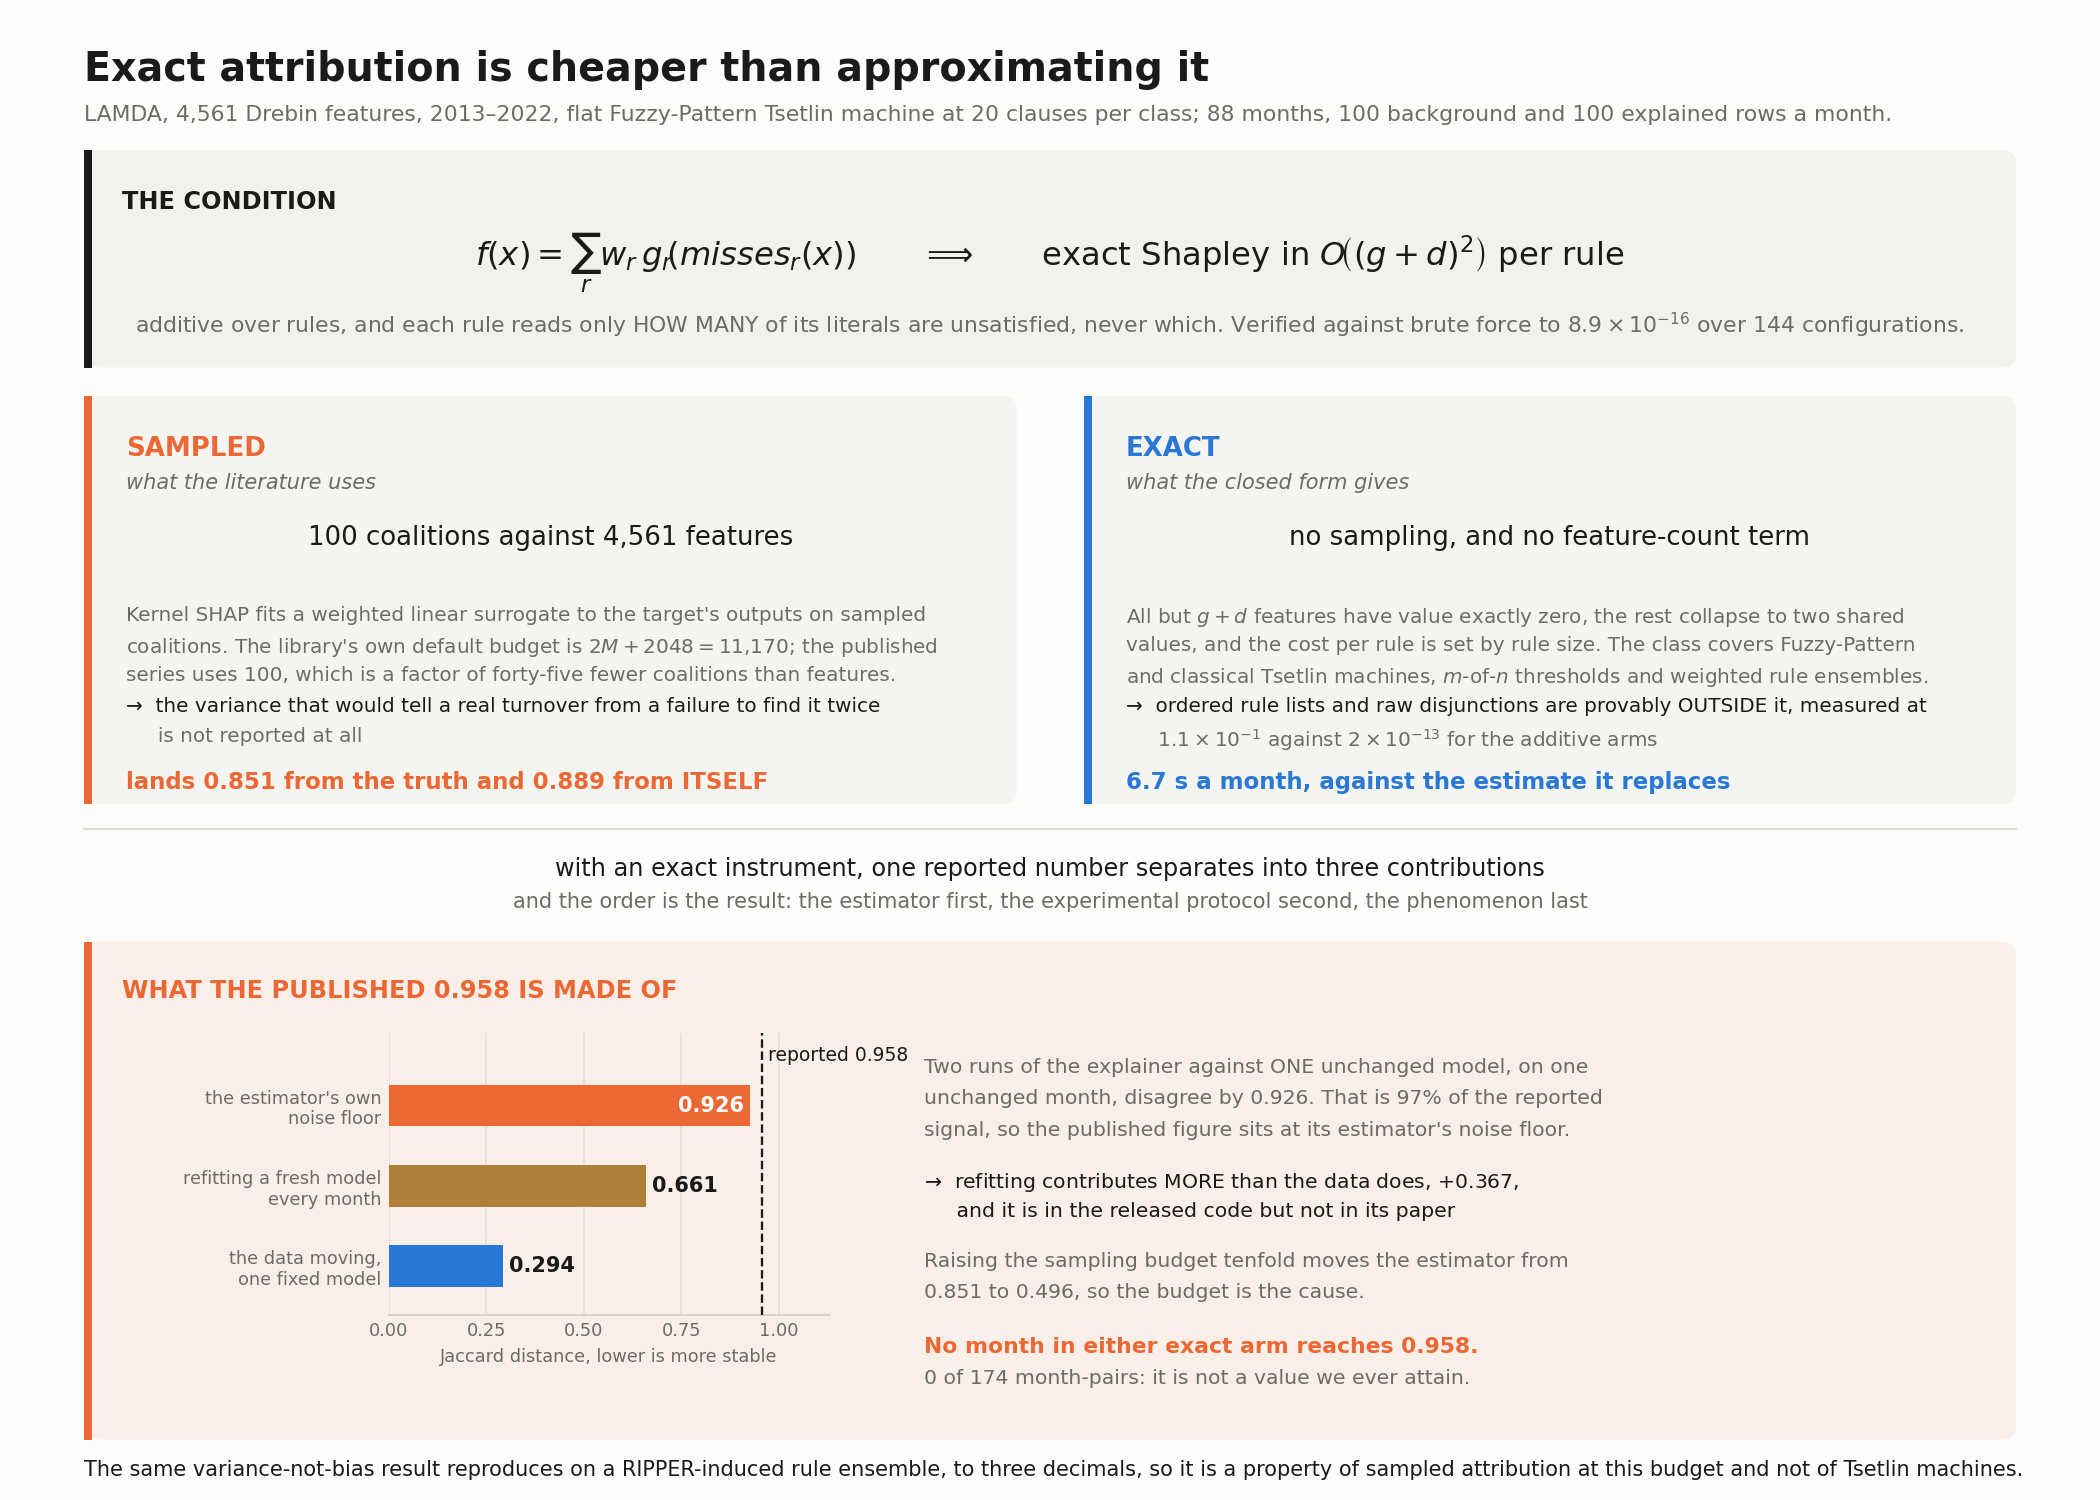

Here is the Python script that generated this plot:
"""What the project found, in one panel: exact attribution, and what it does to a published number.

WHY THIS FIGURE EXISTS. The repository's headline is a conditional that is hard to take in from prose:
IF a rule ensemble is additive and its rules read only how many literals are unsatisfied, THEN exact
Shapley values have a closed form, and at realistic width that closed form is cheaper than the sampled
estimate it replaces. The figure states the condition once, puts the two routes side by side so the cost
comparison is visible rather than asserted, and then shows what the exact instrument does to the number
the project set out to check.

The lower band is the result. A single reported figure of 0.958 separates into three contributions, and
their ORDER is the finding: the estimator's own variance dominates, monthly refitting comes next, and the
data the figure is usually read as measuring comes last at roughly a third of it.

ENCODING. One colour per route, blue for exact and orange for sampled, used consistently in both the
panels and the chart. The bars are annotated directly, so no legend is needed, and the reported value is
a dashed reference line because every bar is to be read against it.

  python docs/figures/project-overview.py

Output: docs/figures/project-overview.png
"""
from pathlib import Path

import matplotlib
matplotlib.use("Agg")
import matplotlib.pyplot as plt
import numpy as np
from matplotlib.patches import FancyBboxPatch

HERE = Path(__file__).resolve().parent
OUT = HERE / "project-overview.png"

FIGW, FIGH = 14.0, 10.0
BLUE, ORANGE = "#2a78d6", "#eb6834"
SURFACE, PANEL, INK, MUTED = "#fcfcfb", "#f4f4f1", "#1a1a19", "#6b6b68"

L, R, W, FW = 0.040, 0.516, 0.444, 0.920


def pts(n):
    return n / 72.0 / FIGH


def panel(ax, x, y, w, h, accent, fill=PANEL):
    ax.add_patch(FancyBboxPatch((x, y), w, h, boxstyle="round,pad=0,rounding_size=0.008",
                                linewidth=0, facecolor=fill, zorder=0))
    ax.add_patch(FancyBboxPatch((x, y), 0.0038, h, boxstyle="square,pad=0",
                                linewidth=0, facecolor=accent, zorder=1))


def main():
    fig = plt.figure(figsize=(FIGW, FIGH), facecolor=SURFACE)
    ax = fig.add_axes([0, 0, 1, 1])
    ax.set_axis_off()
    ax.set_xlim(0, 1)
    ax.set_ylim(0, 1)

    ax.text(L, 0.967, "Exact attribution is cheaper than approximating it",
            fontsize=19, color=INK, va="top", weight="semibold")
    ax.text(L, 0.930,
            "LAMDA, 4,561 Drebin features, 2013–2022, flat Fuzzy-Pattern Tsetlin machine at 20 "
            "clauses per class; 88 months, 100 background and 100 explained rows a month.",
            fontsize=10.5, color=MUTED, va="top")

    # ---- band A: the condition ------------------------------------------ #
    aT, aH = 0.900, 0.145
    panel(ax, L, aT - aH, FW, aH, INK, fill="#f1f1ee")
    ax.text(L + 0.018, aT - pts(19), "THE CONDITION", fontsize=11.5, color=INK, va="top",
            weight="semibold")
    ax.text(0.5, aT - pts(54),
            r"$f(x) = \sum_r w_r\, g_r\!\left(\mathit{misses}_r(x)\right)$"
            r"$\qquad\Longrightarrow\qquad$"
            r"exact Shapley in $O\!\left((g+d)^2\right)$ per rule",
            fontsize=15.5, color=INK, ha="center", va="center")
    ax.text(0.5, aT - aH + pts(20),
            "additive over rules, and each rule reads only HOW MANY of its literals are unsatisfied, "
            "never which. Verified against brute force to $8.9\\times10^{-16}$ over 144 configurations.",
            fontsize=10.5, color=MUTED, ha="center", va="center")

    # ---- band B: the two routes ----------------------------------------- #
    bT, bH = aT - aH - 0.019, 0.272
    panel(ax, L, bT - bH, W, bH, ORANGE)
    panel(ax, R, bT - bH, W, bH, BLUE)

    for x, accent, head, sub, eq, body, foot in (
        (L, ORANGE, "SAMPLED", "what the literature uses",
         "100 coalitions against 4,561 features",
         ["Kernel SHAP fits a weighted linear surrogate to the target's outputs on sampled",
          "coalitions. The library's own default budget is $2M+2048 = 11{,}170$; the published",
          "series uses 100, which is a factor of forty-five fewer coalitions than features.",
          "→  the variance that would tell a real turnover from a failure to find it twice",
          "     is not reported at all"],
         "lands 0.851 from the truth and 0.889 from ITSELF"),
        (R, BLUE, "EXACT", "what the closed form gives",
         "no sampling, and no feature-count term",
         ["All but $g+d$ features have value exactly zero, the rest collapse to two shared",
          "values, and the cost per rule is set by rule size. The class covers Fuzzy-Pattern",
          "and classical Tsetlin machines, $m$-of-$n$ thresholds and weighted rule ensembles.",
          "→  ordered rule lists and raw disjunctions are provably OUTSIDE it, measured at",
          "     $1.1\\times10^{-1}$ against $2\\times10^{-13}$ for the additive arms"],
         "6.7 s a month, against the estimate it replaces"),
    ):
        ax.text(x + 0.020, bT - pts(19), head, fontsize=12.5, color=accent, va="top",
                weight="semibold")
        ax.text(x + 0.020, bT - pts(37), sub, fontsize=10, color=MUTED, va="top", style="italic")
        ax.text(x + W / 2, bT - pts(68), eq, fontsize=12.5, color=INK, ha="center", va="center")
        yy = bT - pts(86)
        for line in body:
            yy -= pts(14.6)
            ax.text(x + 0.020, yy, line, fontsize=9.6,
                    color=INK if line.startswith("→") else MUTED, va="top")
        ax.text(x + 0.020, bT - bH + pts(16), foot, fontsize=11, color=accent, va="top",
                weight="semibold")

    # ---- the hinge ------------------------------------------------------ #
    hY = bT - bH - pts(26)
    ax.plot([L, L + FW], [hY + pts(14), hY + pts(14)], color="#dededa", lw=1, zorder=1)
    ax.text(0.5, hY - pts(5),
            "with an exact instrument, one reported number separates into three contributions",
            fontsize=11.5, color=INK, ha="center", va="center")
    ax.text(0.5, hY - pts(21),
            "and the order is the result: the estimator first, the experimental protocol second, "
            "the phenomenon last",
            fontsize=10, color=MUTED, ha="center", va="center")

    # ---- band C: the decomposition -------------------------------------- #
    cT, cH = hY - pts(40), 0.332
    panel(ax, L, cT - cH, FW, cH, ORANGE, fill="#faeee8")
    ax.text(L + 0.018, cT - pts(18), "WHAT THE PUBLISHED 0.958 IS MADE OF", fontsize=11.5,
            color=ORANGE, va="top", weight="semibold")

    labels = ["the estimator's own\nnoise floor",
              "refitting a fresh model\nevery month",
              "the data moving,\none fixed model"]
    vals = [0.926, 0.661, 0.294]
    cols = [ORANGE, "#b0803a", BLUE]
    gx, gy, gw, gh = L + 0.145, cT - cH + pts(60), 0.210, cH - pts(104)
    axb = fig.add_axes([gx, gy, gw, gh])
    axb.set_facecolor("#faeee8")
    y = np.arange(3)[::-1]
    axb.barh(y, vals, height=0.52, color=cols, zorder=3)
    axb.axvline(0.958, color=INK, ls="--", lw=1.1, zorder=4)
    axb.text(0.958, 2.62, " reported 0.958", fontsize=9, color=INK, va="center")
    for yy, v in zip(y, vals):
        # a long bar's label would collide with the reference line, so it goes inside instead
        if v > 0.80:
            axb.text(v - 0.015, yy, "%.3f" % v, fontsize=10, color="#ffffff", va="center",
                     ha="right", weight="semibold", zorder=5)
        else:
            axb.text(v + 0.014, yy, "%.3f" % v, fontsize=10, color=INK, va="center",
                     weight="semibold")
    axb.set_yticks(y)
    axb.set_yticklabels(labels, fontsize=9, color=INK)
    axb.set_xlim(0, 1.13)
    axb.set_ylim(-0.6, 2.9)
    axb.set_xticks([0, 0.25, 0.5, 0.75, 1.0])
    axb.tick_params(labelsize=8.5, colors=MUTED, length=0)
    axb.set_xlabel("Jaccard distance, lower is more stable", fontsize=8.5, color=MUTED)
    for s in ("top", "right", "left"):
        axb.spines[s].set_visible(False)
    axb.spines["bottom"].set_color("#d8cdc6")
    axb.grid(axis="x", color="#eadcd4", lw=0.8, zorder=0)
    axb.set_axisbelow(True)

    ax.text(L + 0.400, cT - pts(56),
            "Two runs of the explainer against ONE unchanged model, on one",
            fontsize=9.8, color=MUTED, va="top")
    ax.text(L + 0.400, cT - pts(71),
            "unchanged month, disagree by 0.926. That is 97% of the reported",
            fontsize=9.8, color=MUTED, va="top")
    ax.text(L + 0.400, cT - pts(86),
            "signal, so the published figure sits at its estimator's noise floor.",
            fontsize=9.8, color=MUTED, va="top")
    ax.text(L + 0.400, cT - pts(110),
            "→  refitting contributes MORE than the data does, $+0.367$,",
            fontsize=9.8, color=INK, va="top")
    ax.text(L + 0.400, cT - pts(125),
            "     and it is in the released code but not in its paper",
            fontsize=9.8, color=INK, va="top")
    ax.text(L + 0.400, cT - pts(149),
            "Raising the sampling budget tenfold moves the estimator from",
            fontsize=9.8, color=MUTED, va="top")
    ax.text(L + 0.400, cT - pts(164),
            "0.851 to 0.496, so the budget is the cause.",
            fontsize=9.8, color=MUTED, va="top")
    ax.text(L + 0.400, cT - pts(190), "No month in either exact arm reaches 0.958.",
            fontsize=10.5, color=ORANGE, va="top", weight="semibold")
    ax.text(L + 0.400, cT - pts(205),
            "0 of 174 month-pairs: it is not a value we ever attain.",
            fontsize=9.8, color=MUTED, va="top")

    ax.text(L, 0.013,
            "The same variance-not-bias result reproduces on a RIPPER-induced rule ensemble, to three "
            "decimals, so it is a property of sampled attribution at this budget and not of Tsetlin "
            "machines.",
            fontsize=10, color=INK, va="bottom")

    fig.savefig(OUT, dpi=150, metadata={"Software": None})
    print("wrote %s" % OUT.name)


main()
